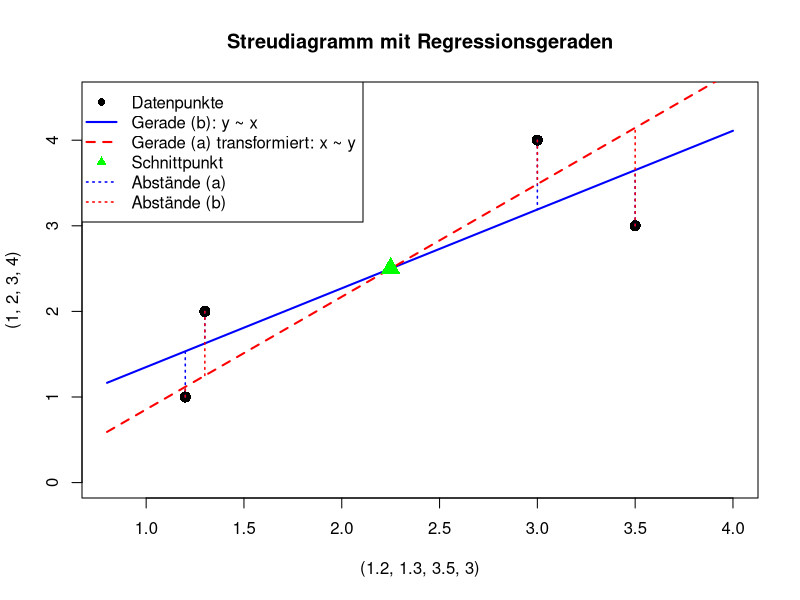

R code for this plot:
#a
X = matrix(c(1, 1, 1, 1,
              1, 2, 3, 4),
            nrow=4, ncol=2)

y = c(1.2, 1.3, 3.5, 3)

model_a = lm(y ~ X[,2])

beta_a = coef(model_a)
cat("(a) β (Koeffizienten):\n")
print(beta_a)

y_hat_a = fitted(model_a)
cat("\n(a) ŷ (Geschätzte Werte):\n")
print(y_hat_a)

epsilon_hat_a = residuals(model_a)
cat("\n(a) ε̂ (Residuen):\n")
print(epsilon_hat_a)

#b
X = matrix(c(1, 1, 1, 1,
              1.2, 1.3, 3.5, 3),
            nrow=4, ncol=2)

y = c(1, 2, 3, 4)

model_b = lm(y ~ X[,2])

beta_b = coef(model_b)
cat("\n(b) β (Koeffizienten):\n")
print(beta_b)

y_hat_b = fitted(model_b)
cat("\n(b) ŷ (Geschätzte Werte):\n")
print(y_hat_b)

epsilon_hat_b = residuals(model_b)
cat("\n(b) ε̂ (Residuen):\n")
print(epsilon_hat_b)

# Streudiagramm: (1.2, 1.3, 3.5, 3)^T gegen (1, 2, 3, 4)^T
x_data = c(1.2, 1.3, 3.5, 3)
y_data = c(1, 2, 3, 4)

plot(x_data, y_data, main="Streudiagramm mit Regressionsgeraden", 
     xlab="(1.2, 1.3, 3.5, 3)", ylab="(1, 2, 3, 4)", 
     pch=16, cex=1.5, xlim=c(0.8, 4), ylim=c(0, 4.5))

# Gerade aus (b): y = β0_b + β1_b * x
x_range = seq(0.8, 4, length.out=100)
y_line_b = beta_b[1] + beta_b[2] * x_range
lines(x_range, y_line_b, col="blue", lwd=2)

y_line_a = (x_range - beta_a[1]) / beta_a[2]
lines(x_range, y_line_a, col="red", lwd=2, lty=2)

x_intersect = (beta_a[2] * beta_b[1] + beta_a[1]) / (1 - beta_a[2] * beta_b[2])
y_intersect = beta_b[1] + beta_b[2] * x_intersect
points(x_intersect, y_intersect, pch=17, col="green", cex=2)

# (d)
for(i in 1:length(x_data)) {
  y_pred_b = beta_b[1] + beta_b[2] * x_data[i]
  segments(x_data[i], y_data[i], x_data[i], y_pred_b, col="blue", lty=3, lwd=1.5)
}

for(i in 1:length(x_data)) {
  y_pred_a = (x_data[i] - beta_a[1]) / beta_a[2]
  segments(x_data[i], y_data[i], x_data[i], y_pred_a, col="red", lty=3, lwd=1.5)
}

legend("topleft", 
       legend=c("Datenpunkte", "Gerade (b): y ~ x", "Gerade (a) transformiert: x ~ y", 
                "Schnittpunkt", "Abstände (a)", "Abstände (b)"), 
       pch=c(16, NA, NA, 17, NA, NA), lty=c(NA, 1, 2, NA, 3, 3), 
       col=c("black", "blue", "red", "green", "blue", "red"), lwd=c(NA, 2, 2, NA, 1.5, 1.5))

